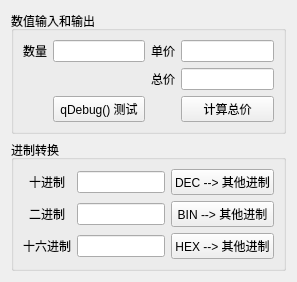
<?xml version="1.0" encoding="UTF-8"?>
<ui version="4.0">
 <class>Widget</class>
 <widget class="QWidget" name="Widget">
  <property name="geometry">
   <rect>
    <x>0</x>
    <y>0</y>
    <width>297</width>
    <height>278</height>
   </rect>
  </property>
  <property name="windowTitle">
   <string>Widget</string>
  </property>
  <layout class="QVBoxLayout" name="verticalLayout">
   <item>
    <widget class="QGroupBox" name="groupBox">
     <property name="title">
      <string>数值输入和输出</string>
     </property>
     <layout class="QGridLayout" name="gridLayout">
      <item row="0" column="0">
       <widget class="QLabel" name="label">
        <property name="text">
         <string>数量</string>
        </property>
       </widget>
      </item>
      <item row="0" column="1">
       <widget class="QLineEdit" name="lineEdit"/>
      </item>
      <item row="0" column="2">
       <widget class="QLabel" name="label_2">
        <property name="text">
         <string>单价</string>
        </property>
       </widget>
      </item>
      <item row="0" column="3">
       <widget class="QLineEdit" name="lineEdit_2"/>
      </item>
      <item row="1" column="2">
       <widget class="QLabel" name="label_3">
        <property name="text">
         <string>总价</string>
        </property>
       </widget>
      </item>
      <item row="1" column="3">
       <widget class="QLineEdit" name="lineEdit_3"/>
      </item>
      <item row="2" column="1">
       <widget class="QPushButton" name="pushButton">
        <property name="text">
         <string>qDebug() 测试</string>
        </property>
       </widget>
      </item>
      <item row="2" column="3">
       <widget class="QPushButton" name="pushButton_2">
        <property name="text">
         <string>计算总价</string>
        </property>
       </widget>
      </item>
     </layout>
    </widget>
   </item>
   <item>
    <widget class="QGroupBox" name="groupBox_2">
     <property name="title">
      <string>进制转换</string>
     </property>
     <layout class="QGridLayout" name="gridLayout_2">
      <item row="0" column="0">
       <widget class="QLabel" name="label_4">
        <property name="text">
         <string>十进制</string>
        </property>
        <property name="alignment">
         <set>Qt::AlignCenter</set>
        </property>
        <property name="openExternalLinks">
         <bool>false</bool>
        </property>
       </widget>
      </item>
      <item row="0" column="1">
       <widget class="QLineEdit" name="lineEdit_4"/>
      </item>
      <item row="0" column="2">
       <widget class="QPushButton" name="pushButton_4">
        <property name="text">
         <string>DEC --&gt; 其他进制</string>
        </property>
       </widget>
      </item>
      <item row="1" column="0">
       <widget class="QLabel" name="label_5">
        <property name="text">
         <string>二进制</string>
        </property>
        <property name="alignment">
         <set>Qt::AlignCenter</set>
        </property>
       </widget>
      </item>
      <item row="1" column="1">
       <widget class="QLineEdit" name="lineEdit_5"/>
      </item>
      <item row="1" column="2">
       <widget class="QPushButton" name="pushButton_5">
        <property name="text">
         <string>BIN --&gt; 其他进制</string>
        </property>
       </widget>
      </item>
      <item row="2" column="0">
       <widget class="QLabel" name="label_6">
        <property name="text">
         <string>十六进制</string>
        </property>
        <property name="alignment">
         <set>Qt::AlignJustify|Qt::AlignVCenter</set>
        </property>
       </widget>
      </item>
      <item row="2" column="1">
       <widget class="QLineEdit" name="lineEdit_6"/>
      </item>
      <item row="2" column="2">
       <widget class="QPushButton" name="pushButton_6">
        <property name="text">
         <string>HEX --&gt; 其他进制</string>
        </property>
       </widget>
      </item>
     </layout>
    </widget>
   </item>
  </layout>
 </widget>
 <resources/>
 <connections/>
</ui>
